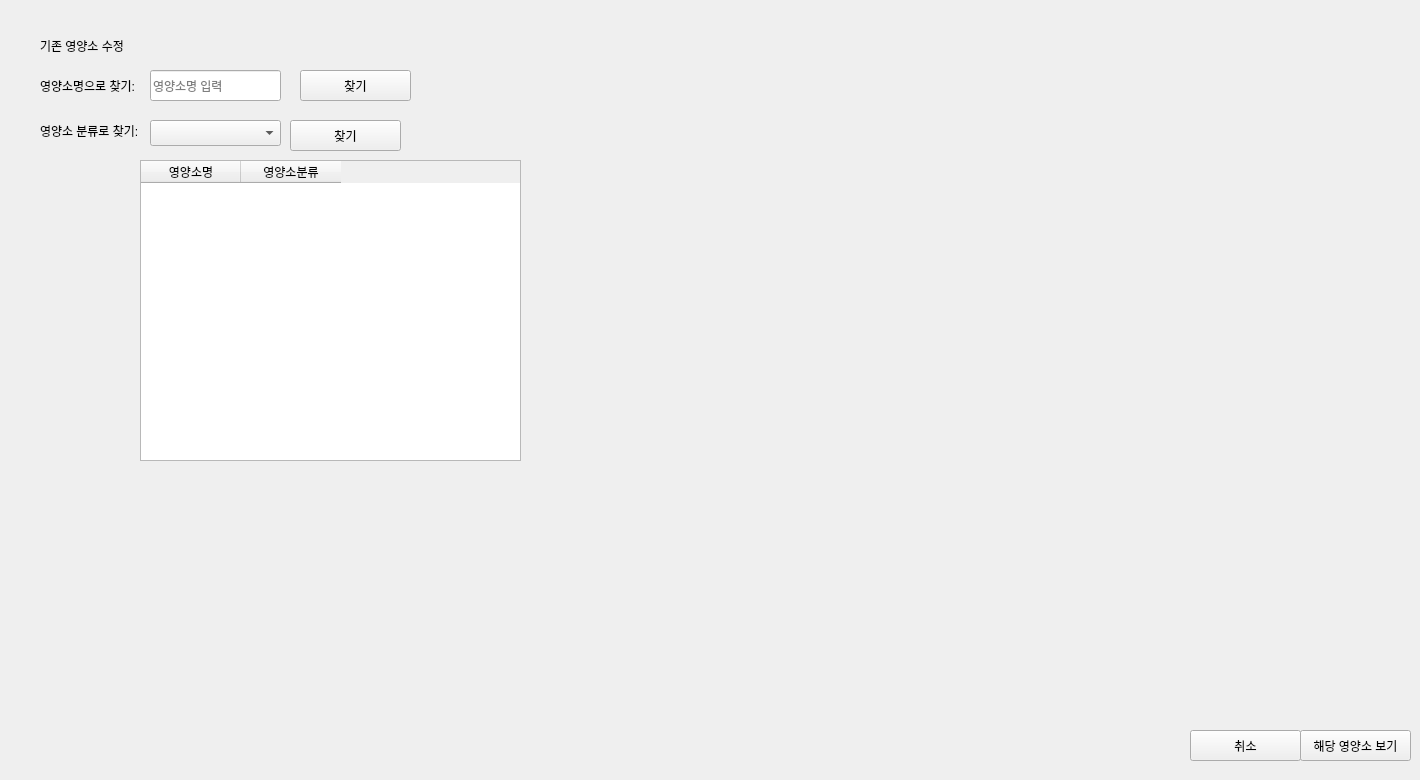
      <widget class="QWidget" name="page_data_nut_2_21">
       <widget class="QWidget" name="widget_29" native="true">
        <property name="geometry">
         <rect>
          <x>0</x>
          <y>0</y>
          <width>701</width>
          <height>571</height>
         </rect>
        </property>
        <widget class="QPushButton" name="btn_findby_nut_category_21">
         <property name="geometry">
          <rect>
           <x>290</x>
           <y>120</y>
           <width>111</width>
           <height>31</height>
          </rect>
         </property>
         <property name="text">
          <string>찾기</string>
         </property>
        </widget>
        <widget class="QLabel" name="label_126">
         <property name="geometry">
          <rect>
           <x>40</x>
           <y>30</y>
           <width>101</width>
           <height>31</height>
          </rect>
         </property>
         <property name="text">
          <string>기존 영양소 수정</string>
         </property>
        </widget>
        <widget class="QLabel" name="label_127">
         <property name="geometry">
          <rect>
           <x>40</x>
           <y>110</y>
           <width>101</width>
           <height>41</height>
          </rect>
         </property>
         <property name="text">
          <string>영양소 분류로 찾기:</string>
         </property>
        </widget>
        <widget class="QComboBox" name="comboBox_nut_category1_21">
         <property name="geometry">
          <rect>
           <x>150</x>
           <y>120</y>
           <width>131</width>
           <height>26</height>
          </rect>
         </property>
         <property name="currentText">
          <string/>
         </property>
        </widget>
        <widget class="QTableWidget" name="tableWidget_nutCandidates_21">
         <property name="geometry">
          <rect>
           <x>140</x>
           <y>160</y>
           <width>381</width>
           <height>301</height>
          </rect>
         </property>
         <column>
          <property name="text">
           <string>영양소명</string>
          </property>
         </column>
         <column>
          <property name="text">
           <string>영양소분류</string>
          </property>
         </column>
        </widget>
        <widget class="QLineEdit" name="lineEdit_nut_name_21">
         <property name="geometry">
          <rect>
           <x>150</x>
           <y>70</y>
           <width>131</width>
           <height>31</height>
          </rect>
         </property>
         <property name="placeholderText">
          <string>영양소명 입력</string>
         </property>
        </widget>
        <widget class="QLabel" name="label_128">
         <property name="geometry">
          <rect>
           <x>40</x>
           <y>70</y>
           <width>101</width>
           <height>31</height>
          </rect>
         </property>
         <property name="text">
          <string>영양소명으로 찾기:</string>
         </property>
        </widget>
        <widget class="QPushButton" name="btn_findby_nut_name_21">
         <property name="geometry">
          <rect>
           <x>300</x>
           <y>70</y>
           <width>111</width>
           <height>31</height>
          </rect>
         </property>
         <property name="text">
          <string>찾기</string>
         </property>
        </widget>
       </widget>
       <widget class="QWidget" name="widget_30" native="true">
        <property name="geometry">
         <rect>
          <x>1190</x>
          <y>710</y>
          <width>221</width>
          <height>61</height>
         </rect>
        </property>
        <widget class="QPushButton" name="btn_cancel_21">
         <property name="geometry">
          <rect>
           <x>0</x>
           <y>20</y>
           <width>111</width>
           <height>31</height>
          </rect>
         </property>
         <property name="text">
          <string>취소</string>
         </property>
        </widget>
        <widget class="QPushButton" name="btn_confirm_nut_21">
         <property name="geometry">
          <rect>
           <x>110</x>
           <y>20</y>
           <width>111</width>
           <height>31</height>
          </rect>
         </property>
         <property name="text">
          <string>해당 영양소 보기</string>
         </property>
        </widget>
       </widget>
      </widget>
